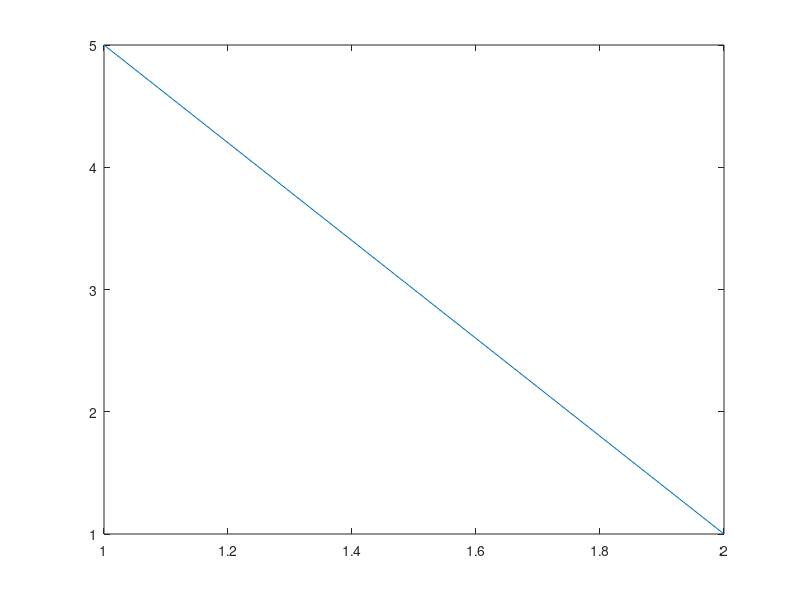

Source code (MATLAB):

%coeficientes = load(input('informe o nome do arquivo da matriz de coeficientes\n'))
%coeficientes = load('/Users/juliocvidal/Documents/MATLAB/mat1.mat');

%constantes = load(input('informe o nome do arquivo do vetor de constantes\n'))
%constantes = load('/Users/juliocvidal/Documents/MATLAB/constantes.mat');

clear;

a = input('Informe a Matriz de coeficientes. Ex. para uma matriz 3x3: [9 4 2; 1 3 2; 2 2 9]\n');%coeficientes.mat;
c = input('Informe o vetor de constantes. Ex. para uma matriz 3x3: [13 6 5]\n');%constantes.const;

%vetor de chutes iniciais
x = input('Informe um vetor de chutes iniciais de acordo com o tamanho da matriz. Ex. para uma matriz 3x3: [0 0 0]\n');

solucao = 0;
tamanho = 0;

erro = 10^-7;

impossivel = 0;

while(true)
    tamanhoMatriz = max(size(a));
    tamanhoVetorConstantes = max(size(c));
    diagonal = 0;
    
    % variavel i vai ser usada para caminhar linhas
    for i=1:tamanhoMatriz
        
        %sempra que inicia uma linha zera os valores
        linha = 0;
        
        %variavel j caminha nas colunas
        for j=1:tamanhoMatriz
            
            %se forem iguais significa que esse indice faz parte da
            %diagonal principal
            if (i==j)
                %ja armazenando os elemento da diagonal num vetor para usar
                %la adiante no outro for
                diagonal(i) = abs(a(i,j));
                %senao, faz parte da linha, obviamente, entao deve ser somado
                %aos outros itens da linha
            else
                linha = linha + abs(a(i,j));
            end
        end
        %quando termina o laco da variavel j, significa o fim de uma linha,
        %ou seja, j ja passou por todas colunas daquela linha.
        %verifica entao se a diagonal ? menor que a linha. se for ? pq nao
        %da pra resolver o sistema por esse metodo. seta a flag impossivel
        %pra false e for?a saida do la?o pra nao ficar processando a toda
        if abs(diagonal(i)) < abs(linha)
            impossivel = 1;
            break;
        end
    end
    
    %se a flag impossivel estiver verdadeira, pode encerrar a execu??o do
    %la?o principal, que ? o while
    if (impossivel)
        break;
    end
    
    solucao = 1;
    
    %so me interessa aqui a quantidade de linhas, pois eh esse o numero que
    %vai aumentar conforme forem surgindo novos valores de x, o numero de
    %colunas eh sempre constante e igual a quantidade de variaveis
    [tamanho, lixo] = size(x);
    
    %zera o novoX a cada interacao so por precaucao
    novoX = 0;
    
    % variavel i vai ser usada para caminhar linhas
    for i=1:tamanhoMatriz
        
        %sempra que inicia uma linha zera os valores
        linha = 0;
        
        %variavel j caminha nas colunas
        for j=1:tamanhoMatriz
            
            %verifica a diagonal de novo, dessa vez para pegar somente os
            %elementos q nao fazem parte da diagonal e somar na linha
            if (i~=j)
                %vai adicionando os itens na linha ja com sinal negativo
                %x(tamanho, j) quer dizer que quero pegar a linha atual da
                %matriz de solucoes, ou seja o tamanho dela, ja que ela
                %cresce em linhas e eh constante em colunas.
                %e o j eh pra pegar a coluna certa, ou seja a11 deve
                %multiplicar x(tamanho, 1) e por a? vai
                linha = linha - a(i,j)*x(tamanho,j);
            end
        end
        %finalmente ao fim de cada linha, calcula o novox da forma que ja
        %se sabe: constante menos a soma das linhas dividido pelo elemento
        %da diagonal
        novoX(i) = (c(i) + linha)/diagonal(i);
    end
    
    %verifica se o novoX encontrado menos o anterior eh menor que o erro.
    % essa sintaxe bizarra x(tamanho,:) indica que quero pegar a ultima
    % linha inteira da matriz. como se fosse um vetor
    if (abs(abs(novoX) - abs(x(tamanho,:)))  < erro)
        break;
    end
    
    %caso nao tenha caido no if, quer dizer que a solucao ainda nao foi
    %encontrada, entao o novoX deve ser adicionada a matriz c e o algoritmo
    %continua.
    %esse eh o ponto em que a matriz cresce em linhas, mas continua
    %constante em colunas,
    x = [x; novoX];
end

if (solucao)
    plot (x);
    
    disp('solucoes encontradas');
    x(tamanho,:)
    fprintf('Iteracoes: %d\n', tamanho);
    
else
    disp('impossivel resolver esse sistema por esse metodo');
end